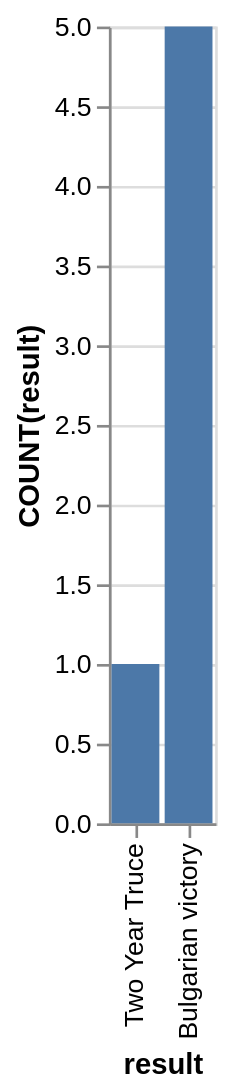

Write a Vega-Lite specification for this figure.
### Vega-Lite specification from a JSON file in a GitHub repository (floating-point values rounded to 4 significant figures)
{"data": {"values": [{"x_data": "Two Year Truce", "y_data": 1}, {"x_data": "Bulgarian victory", "y_data": 5}]}, "mark": "bar", "encoding": {"x": {"field": "x_data", "type": "nominal", "title": "result", "sort": "descending"}, "y": {"field": "y_data", "type": "quantitative", "title": "COUNT(result)"}}}
